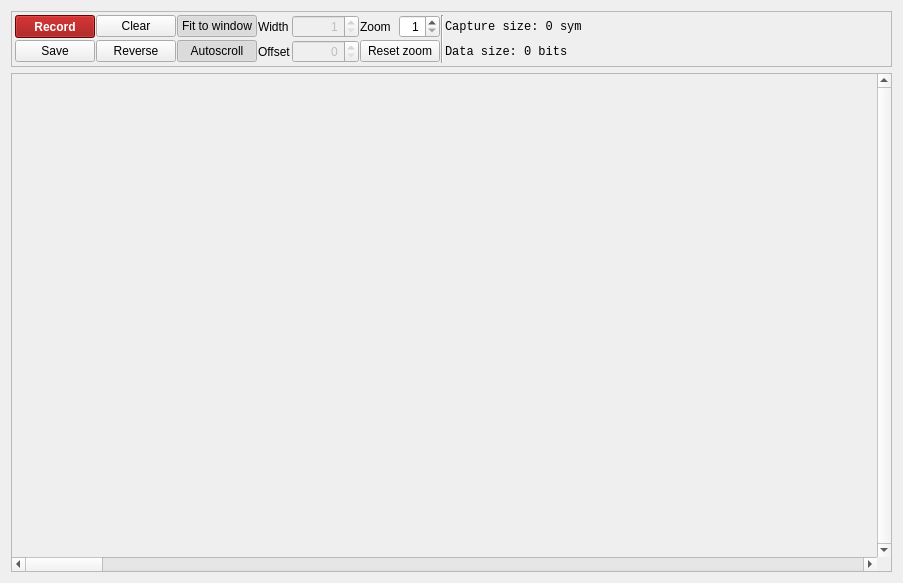
<?xml version="1.0" encoding="UTF-8"?>
<ui version="4.0">
 <class>SymViewTab</class>
 <widget class="QWidget" name="SymViewTab">
  <property name="geometry">
   <rect>
    <x>0</x>
    <y>0</y>
    <width>903</width>
    <height>583</height>
   </rect>
  </property>
  <property name="windowTitle">
   <string>Form</string>
  </property>
  <layout class="QGridLayout" name="gridLayout">
   <item row="0" column="0">
    <widget class="QFrame" name="frame_2">
     <property name="sizePolicy">
      <sizepolicy hsizetype="Preferred" vsizetype="Maximum">
       <horstretch>0</horstretch>
       <verstretch>0</verstretch>
      </sizepolicy>
     </property>
     <property name="minimumSize">
      <size>
       <width>0</width>
       <height>0</height>
      </size>
     </property>
     <property name="frameShape">
      <enum>QFrame::StyledPanel</enum>
     </property>
     <property name="frameShadow">
      <enum>QFrame::Raised</enum>
     </property>
     <layout class="QGridLayout" name="gridLayout_7">
      <property name="leftMargin">
       <number>3</number>
      </property>
      <property name="topMargin">
       <number>3</number>
      </property>
      <property name="rightMargin">
       <number>3</number>
      </property>
      <property name="bottomMargin">
       <number>3</number>
      </property>
      <property name="spacing">
       <number>1</number>
      </property>
      <item row="3" column="8">
       <widget class="QLabel" name="label_6">
        <property name="text">
         <string>Offset</string>
        </property>
       </widget>
      </item>
      <item row="1" column="16">
       <spacer name="horizontalSpacer_3">
        <property name="orientation">
         <enum>Qt::Horizontal</enum>
        </property>
        <property name="sizeHint" stdset="0">
         <size>
          <width>40</width>
          <height>20</height>
         </size>
        </property>
       </spacer>
      </item>
      <item row="3" column="15">
       <widget class="QLabel" name="dataSizeLabel">
        <property name="font">
         <font>
          <family>Monospace</family>
         </font>
        </property>
        <property name="text">
         <string>Data size: 0 bits</string>
        </property>
       </widget>
      </item>
      <item row="1" column="15">
       <widget class="QLabel" name="sizeLabel">
        <property name="minimumSize">
         <size>
          <width>0</width>
          <height>0</height>
         </size>
        </property>
        <property name="font">
         <font>
          <family>Monospace</family>
         </font>
        </property>
        <property name="text">
         <string>Capture size: 0 sym</string>
        </property>
       </widget>
      </item>
      <item row="1" column="1">
       <widget class="QPushButton" name="recordButton">
        <property name="sizePolicy">
         <sizepolicy hsizetype="Minimum" vsizetype="Expanding">
          <horstretch>0</horstretch>
          <verstretch>0</verstretch>
         </sizepolicy>
        </property>
        <property name="font">
         <font>
          <bold>true</bold>
         </font>
        </property>
        <property name="styleSheet">
         <string notr="true">background-color: #960000;
color: white;</string>
        </property>
        <property name="text">
         <string>Record</string>
        </property>
        <property name="checkable">
         <bool>true</bool>
        </property>
       </widget>
      </item>
      <item row="1" column="2">
       <widget class="QPushButton" name="clearButton">
        <property name="text">
         <string>Clear</string>
        </property>
       </widget>
      </item>
      <item row="3" column="2">
       <widget class="QPushButton" name="reverseButton">
        <property name="text">
         <string>Reverse</string>
        </property>
        <property name="checkable">
         <bool>true</bool>
        </property>
       </widget>
      </item>
      <item row="3" column="9">
       <widget class="QSpinBox" name="offsetSpin">
        <property name="enabled">
         <bool>false</bool>
        </property>
        <property name="alignment">
         <set>Qt::AlignRight|Qt::AlignTrailing|Qt::AlignVCenter</set>
        </property>
        <property name="keyboardTracking">
         <bool>false</bool>
        </property>
        <property name="maximum">
         <number>2000000000</number>
        </property>
       </widget>
      </item>
      <item row="1" column="4">
       <widget class="QPushButton" name="autoFitButton">
        <property name="text">
         <string>Fit to window</string>
        </property>
        <property name="checkable">
         <bool>true</bool>
        </property>
        <property name="checked">
         <bool>true</bool>
        </property>
       </widget>
      </item>
      <item row="1" column="12" rowspan="3">
       <widget class="Line" name="line">
        <property name="orientation">
         <enum>Qt::Vertical</enum>
        </property>
       </widget>
      </item>
      <item row="3" column="1">
       <widget class="QPushButton" name="saveButton">
        <property name="text">
         <string>Save</string>
        </property>
       </widget>
      </item>
      <item row="1" column="8">
       <widget class="QLabel" name="label_5">
        <property name="text">
         <string>Width</string>
        </property>
       </widget>
      </item>
      <item row="3" column="4">
       <widget class="QPushButton" name="autoScrollButton">
        <property name="text">
         <string>Autoscroll</string>
        </property>
        <property name="checkable">
         <bool>true</bool>
        </property>
        <property name="checked">
         <bool>true</bool>
        </property>
       </widget>
      </item>
      <item row="1" column="9">
       <widget class="QSpinBox" name="widthSpin">
        <property name="enabled">
         <bool>false</bool>
        </property>
        <property name="alignment">
         <set>Qt::AlignRight|Qt::AlignTrailing|Qt::AlignVCenter</set>
        </property>
        <property name="keyboardTracking">
         <bool>false</bool>
        </property>
        <property name="minimum">
         <number>1</number>
        </property>
        <property name="maximum">
         <number>2000000000</number>
        </property>
       </widget>
      </item>
      <item row="1" column="10">
       <widget class="QLabel" name="label_9">
        <property name="text">
         <string>Zoom</string>
        </property>
       </widget>
      </item>
      <item row="1" column="11">
       <widget class="QSpinBox" name="zoomSpin">
        <property name="alignment">
         <set>Qt::AlignRight|Qt::AlignTrailing|Qt::AlignVCenter</set>
        </property>
        <property name="keyboardTracking">
         <bool>false</bool>
        </property>
        <property name="minimum">
         <number>1</number>
        </property>
        <property name="maximum">
         <number>50</number>
        </property>
       </widget>
      </item>
      <item row="3" column="10" colspan="2">
       <widget class="QPushButton" name="resetZoomButton">
        <property name="text">
         <string>Reset zoom</string>
        </property>
       </widget>
      </item>
     </layout>
    </widget>
   </item>
   <item row="1" column="0">
    <widget class="QFrame" name="frame_4">
     <property name="frameShape">
      <enum>QFrame::StyledPanel</enum>
     </property>
     <layout class="QGridLayout" name="gridLayout_5">
      <property name="leftMargin">
       <number>0</number>
      </property>
      <property name="topMargin">
       <number>0</number>
      </property>
      <property name="rightMargin">
       <number>0</number>
      </property>
      <property name="bottomMargin">
       <number>0</number>
      </property>
      <property name="spacing">
       <number>0</number>
      </property>
      <item row="0" column="0">
       <widget class="SymView" name="symView">
        <property name="sizePolicy">
         <sizepolicy hsizetype="Preferred" vsizetype="Expanding">
          <horstretch>0</horstretch>
          <verstretch>0</verstretch>
         </sizepolicy>
        </property>
       </widget>
      </item>
      <item row="0" column="1">
       <widget class="QScrollBar" name="symViewScrollBar">
        <property name="minimum">
         <number>0</number>
        </property>
        <property name="maximum">
         <number>0</number>
        </property>
        <property name="singleStep">
         <number>1</number>
        </property>
        <property name="pageStep">
         <number>0</number>
        </property>
        <property name="orientation">
         <enum>Qt::Vertical</enum>
        </property>
        <property name="invertedControls">
         <bool>true</bool>
        </property>
       </widget>
      </item>
      <item row="1" column="0">
       <widget class="QScrollBar" name="symViewHScrollBar">
        <property name="orientation">
         <enum>Qt::Horizontal</enum>
        </property>
       </widget>
      </item>
     </layout>
    </widget>
   </item>
  </layout>
 </widget>
 <customwidgets>
  <customwidget>
   <class>SymView</class>
   <extends>QFrame</extends>
   <header>SymView.h</header>
   <container>1</container>
  </customwidget>
 </customwidgets>
 <resources/>
 <connections/>
</ui>
